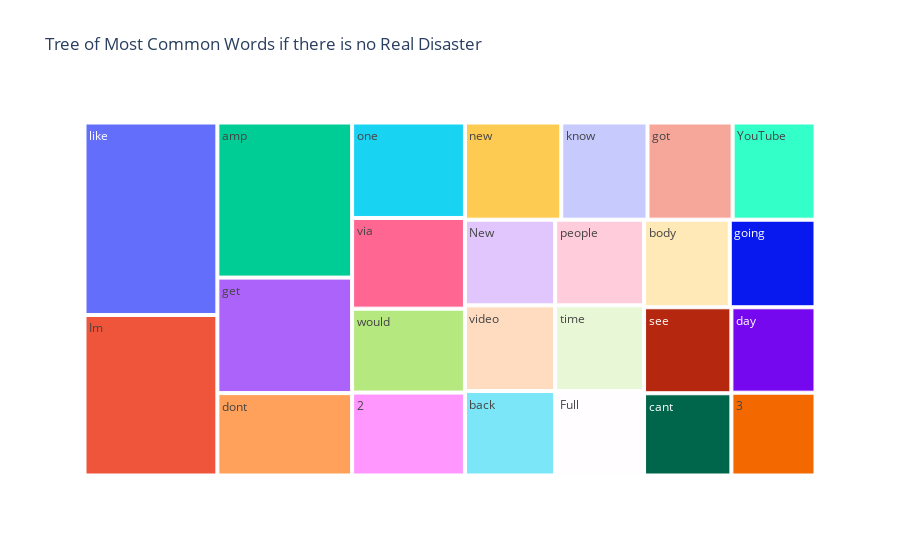

Notebook code cell kept with this figure:
### Code cell
fig = px.treemap(temp, path=['Common_words_false'], values='count',title='Tree of Most Common Words if there is no Real Disaster')
fig.show()

### Figure 1 — Plotly figure (JSON) as saved in the notebook; plotly's stock layout.template omitted (floating-point values rounded to 4 significant figures)
{"data": [{"branchvalues": "total", "domain": {"x": [0, 1], "y": [0, 1]}, "hovertemplate": "labels=%{label}<br>count=%{value}<br>parent=%{parent}<br>id=%{id}<extra></extra>", "ids": ["2", "3", "Full", "Im", "New", "YouTube", "amp", "back", "body", "cant", "day", "dont", "get", "going", "got", "know", "like", "new", "one", "people", "see", "time", "via", "video", "would"], "labels": ["2", "3", "Full", "Im", "New", "YouTube", "amp", "back", "body", "cant", "day", "dont", "get", "going", "got", "know", "like", "new", "one", "people", "see", "time", "via", "video", "would"], "name": "", "parents": ["", "", "", "", "", "", "", "", "", "", "", "", "", "", "", "", "", "", "", "", "", "", "", "", ""], "type": "treemap", "values": [86, 64, 69, 196, 71, 74, 192, 70, 69, 66, 66, 102, 143, 69, 76, 77, 235, 86, 99, 70, 69, 70, 94, 71, 87]}], "layout": {"legend": {"tracegroupgap": 0}, "title": {"text": "Tree of Most Common Words if there is no Real Disaster"}}}
